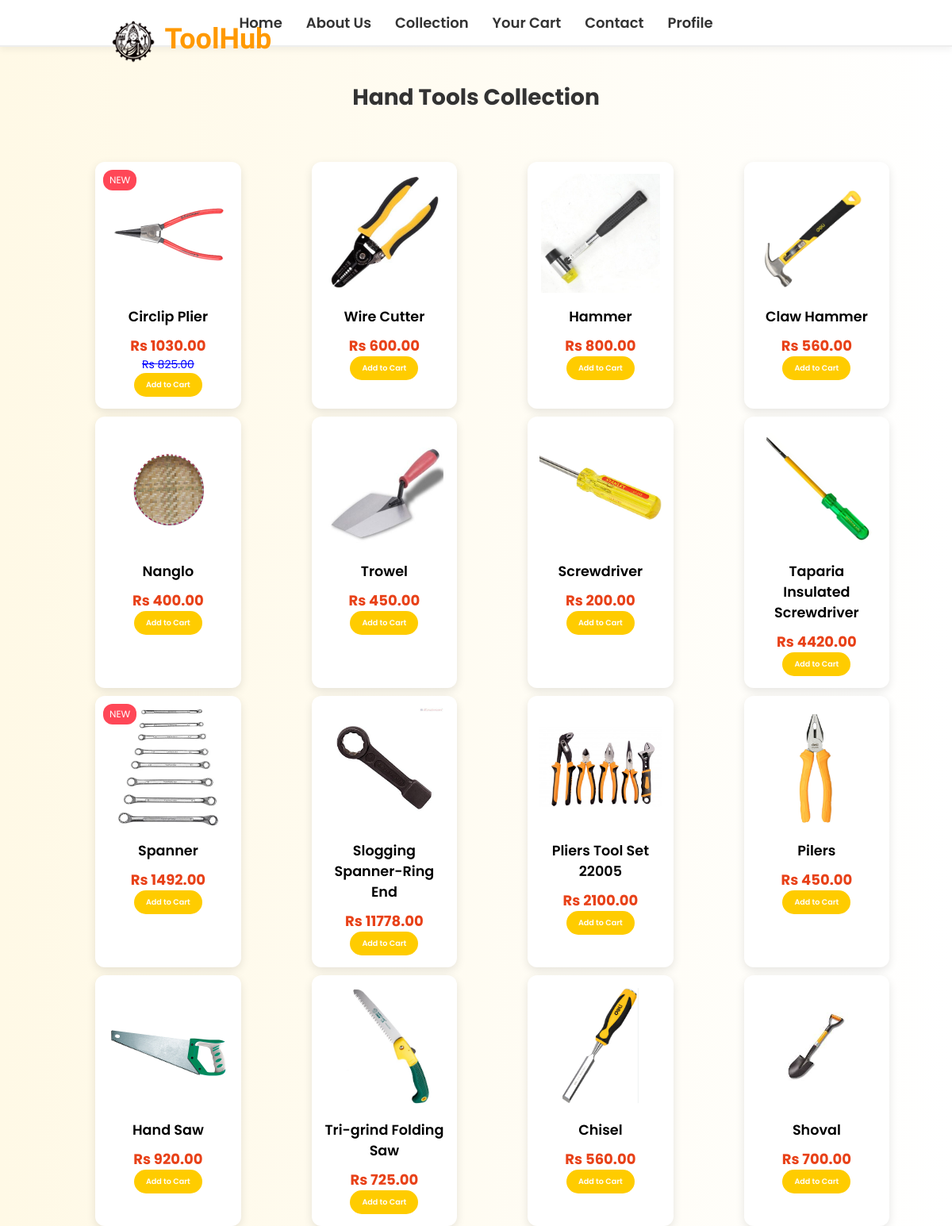
The app's page /handtool/ with its own data.
### hardware/models.py (models this page shows, shortened)
class Product(models.Model):
    pid = ShortUUIDField(primary_key=True,unique=True, length = 10, max_length=20, prefix="prod", alphabet="abcdefgh12345")
    user = models.ForeignKey(User, on_delete=models.SET_NULL, null=True, blank=True)
    category = models.ForeignKey(Category, on_delete=models.SET_NULL, null=True, blank=True)
    name = models.CharField(max_length=100)
    image = models.ImageField(upload_to="user_directory_path") # used to store product image
    description = models.TextField(max_length=500, null=True, blank=True)
    price = models.DecimalField(max_digits=10, decimal_places=2)
    old_price = models.DecimalField(max_digits=10, decimal_places=2, null=True,blank=True)
    label = models.CharField(choices=LABEL_CHOICES, max_length=10, blank=True)  # 'Hot', 'Sale', or empty
    specification = models.TextField(max_length=500, null=True, blank=True)
    product_status = models.CharField(choices = STATUS, max_length=20) # used to check if product is new, used or refurbished
    status = models.CharField(max_length=50, default='Active')  # or any default value you want
    in_stock = models.BooleanField(default=True) #used to check if product is in stock
    featured = models.BooleanField(default=False) #used to check if product is featured
    created_at = models.DateTimeField(auto_now_add=True) # used to check when product was created
    updated_at = models.DateTimeField(auto_now=True) # used to check when product was updated
    class Meta:
        verbose_name_plural = "Products"

### hardware/views.py (the view)
def handTools(request):
    products = Product.objects.filter(category__name='Hand Tools')
    context = {
        'products': products
    }
    return render(request, 'hardware/handtool.html', context)

### templates/hardware/handtool.html (shortened to what this page needs)
<!DOCTYPE html>
<html lang="en">
   {% load static %}
  <head>
  </head>
  <body>
    <nav>
      <div class="nav-center">
        <a href="/first">Home</a>
        <a href="/aboutus">About Us</a>
        <a href="/collection">Collection</a>
        <a href="/cart">Your Cart</a>
        <a href="/contact">Contact</a>
        <a href="/profile">Profile</a>
      </div>
    </nav>
    <div class="logocontainer">
      <img src="{% static 'hardware/image/logo.png' %}" alt="logoshere" id="logo" />
      <h1 id="firstheader">ToolHub</h1>
    </div>
    <h1 class="page-title">Hand Tools Collection</h1>
    <div class="product-grid">
      {% for product in products %}
        <div class="product-card">
          {% if product.label %}
            <span class="badge {{ product.label|lower }}">{{ product.label }}</span>
          {% endif %}
          <img src="{{ product.image.url }}" alt="{{ product.name }}" class="product-image" />
          <h3><a href="/productdetail/{{ product.pid }}" class="product-name">{{ product.name }}</a></h3>
          <p class="price">Rs {{ product.price }}</p>
          {% if product.old_price %}
            <p class="old-price">Rs {{ product.old_price }}</p>
          {% endif %}
          <button class="add-to-cart"><a href="/add_to_cart/{{ product.pid }}" class="addtocartname">Add to Cart</a></button>
        </div>
      {% endfor %}
    </div>
  </body>
</html>

### templates/hardware/handtool.html (style rules this page uses)
* { margin: 0; padding: 0; box-sizing: border-box; font-family: 'Poppins', sans-serif; }
body { font-family: 'Poppins'; background: linear-gradient(to right, #fff9e6, #ffffff); color: #333; }
nav { background: #fff; border-bottom: 2px solid #eee; display: flex; justify-content: center; padding: 15px 20px; box-shadow: 0 4px 8px rgba(0, 0, 0, 0.05); }
.nav-center { display: flex; gap: 30px; }
.nav-center a { color: #333; font-weight: 600; font-size: 18px; text-decoration: none; position: relative; transition: color 0.3s ease; }
.nav-center a::after { content: ''; position: absolute; bottom: -5px; left: 0; width: 0%; height: 2px; background-color: #ffcc00; transition: width 0.3s ease-in-out; }
.logocontainer { display: flex; align-items: center; justify-content: center; margin: 20px 0; margin-top: -2%; margin-left: -60%; }
#logo { height: 60px; margin-right: 10px; margin-top: -0.7%; }
#firstheader { font-family: 'Dancing Script', cursive; font-size: 36px; color: #ff9900; font-weight: bold; margin-top: -1%; }
.page-title { font-size: 28px; color: #333; margin-bottom: 30px; text-align: center; }
.product-grid { display: grid; grid-template-columns: repeat(4, 1fr); gap: 10px; margin-top: 5%; margin-left: 10%; }
.product-card { background: #fff; padding: 15px; border-radius: 12px; box-shadow: 0 4px 12px rgba(0, 0, 0, 0.1); width: 70%; height: 100%; position: relative; transition: transform 0.3s ease; text-align: center; }
.product-image { width: 100%; height: 150px; object-fit: contain; }
.badge { position: absolute; top: 10px; left: 10px; background: #ff4757; color: #fff; font-size: 12px; padding: 4px 8px; border-radius: 12px; text-transform: uppercase; }
.product-name { display: block; margin: 10px 0; font-size: 1.1rem; font-weight: 600; color: black; text-decoration: none; }
.price { color: #e84118; font-size: 18px; font-weight: bold; }
.old-price { color: #aaa; text-decoration: line-through; font-size: 14px; color: blue; }
.add-to-cart { margin-top: 10px 0; background: #ffcc00; color: #fff; border: none; padding: 8px 15px; border-radius: 20px; cursor: pointer; transition: background 0.3s ease; display: block; text-decoration: none; margin-left: auto; margin-right: auto; }
.addtocartname { display: block; font-family: 'Poppins'; font-size: 1.1rex; font-weight: 600; color: white; text-decoration: none; }

### records on screen
Product: label "NEW", image (picture), name "Circlip Plier", price "1030.00", old_price "825.00"
Product: image (picture), name "Wire Cutter", price "600.00"
Product: image (picture), name "Hammer", price "800.00"
Product: image (picture), name "Claw Hammer", price "560.00"
Product: image (picture), name "Nanglo", price "400.00"
Product: image (picture), name "Trowel", price "450.00"
Product: image (picture), name "Screwdriver", price "200.00"
Product: image (picture), name "Taparia Insulated Screwdriver", price "4420.00"
Product: label "NEW", image (picture), name "Spanner", price "1492.00"
Product: image (picture), name "Slogging Spanner-Ring End", price "11778.00"
Product: image (picture), name "Pliers Tool Set 22005", price "2100.00"
Product: image (picture), name "Pilers", price "450.00"
Product: image (picture), name "Hand Saw", price "920.00"
Product: image (picture), name "Tri-grind Folding Saw", price "725.00"
Product: image (picture), name "Chisel", price "560.00"
Product: image (picture), name "Shoval", price "700.00"
